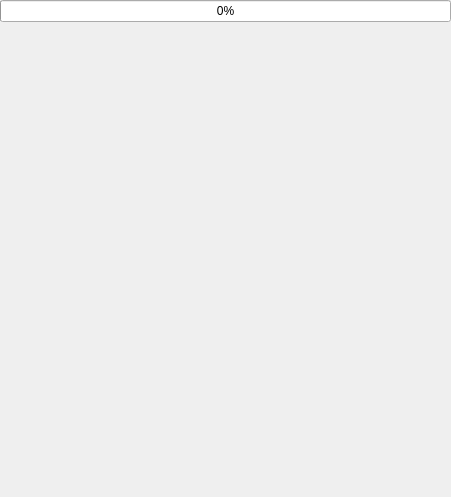
<?xml version="1.0" encoding="UTF-8"?>
<ui version="4.0">
 <class>ProfileDockWidget</class>
 <widget class="QDockWidget" name="ProfileDockWidget">
  <property name="geometry">
   <rect>
    <x>0</x>
    <y>0</y>
    <width>451</width>
    <height>497</height>
   </rect>
  </property>
  <property name="floating">
   <bool>false</bool>
  </property>
  <property name="features">
   <set>QDockWidget::AllDockWidgetFeatures</set>
  </property>
  <property name="windowTitle">
   <string>Profi&amp;le</string>
  </property>
  <widget class="QWidget" name="proflieDockWidgetContents">
   <layout class="QVBoxLayout" name="verticalLayout" stretch="0,0">
    <property name="spacing">
     <number>0</number>
    </property>
    <property name="leftMargin">
     <number>0</number>
    </property>
    <property name="topMargin">
     <number>0</number>
    </property>
    <property name="rightMargin">
     <number>0</number>
    </property>
    <property name="bottomMargin">
     <number>0</number>
    </property>
    <item>
     <widget class="QProgressBar" name="progressBar">
      <property name="value">
       <number>0</number>
      </property>
     </widget>
    </item>
    <item>
     <spacer name="verticalSpacer">
      <property name="orientation">
       <enum>Qt::Vertical</enum>
      </property>
      <property name="sizeHint" stdset="0">
       <size>
        <width>20</width>
        <height>40</height>
       </size>
      </property>
     </spacer>
    </item>
   </layout>
  </widget>
 </widget>
 <resources/>
 <connections/>
</ui>
